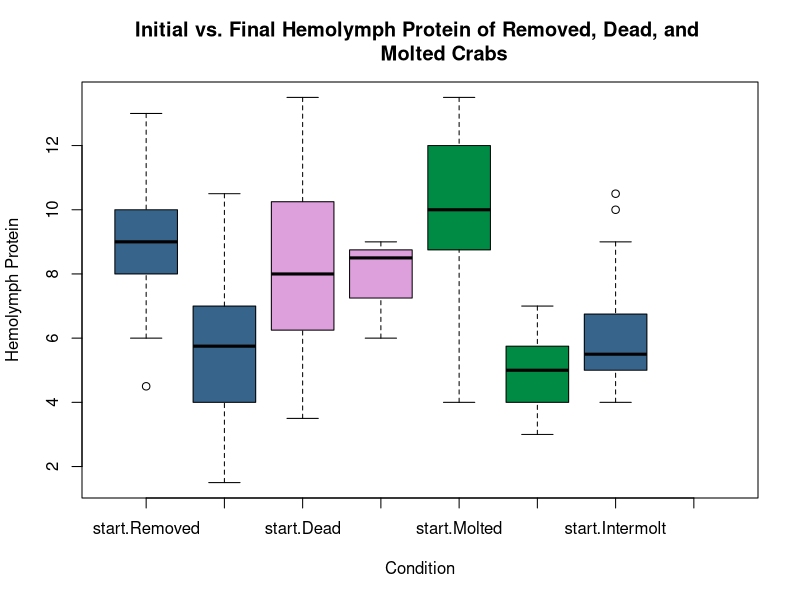
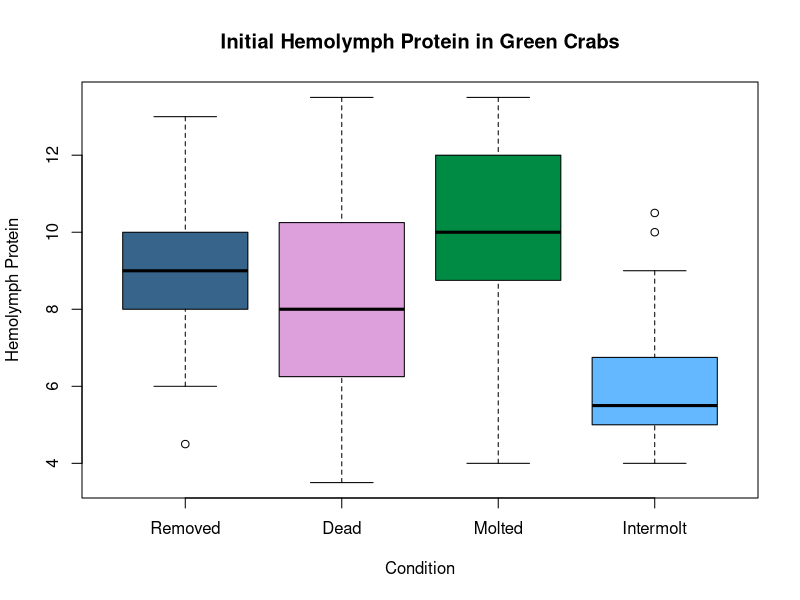
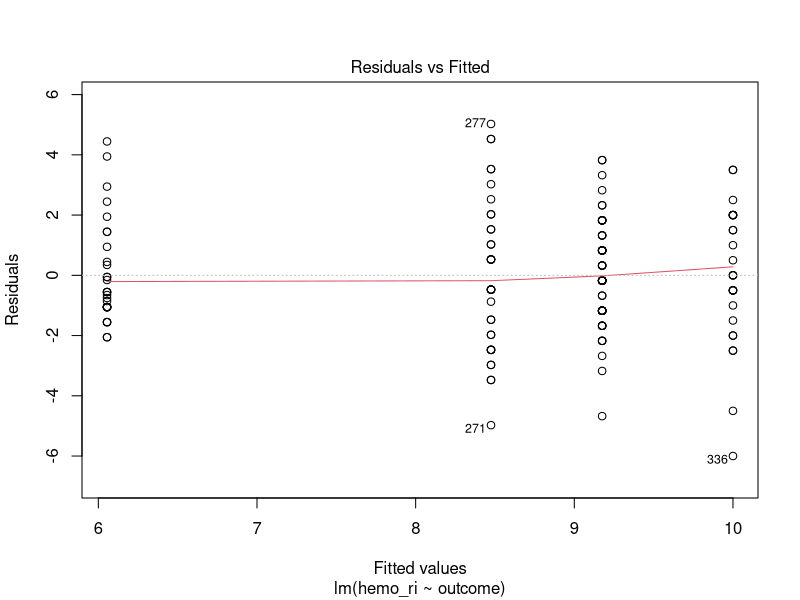
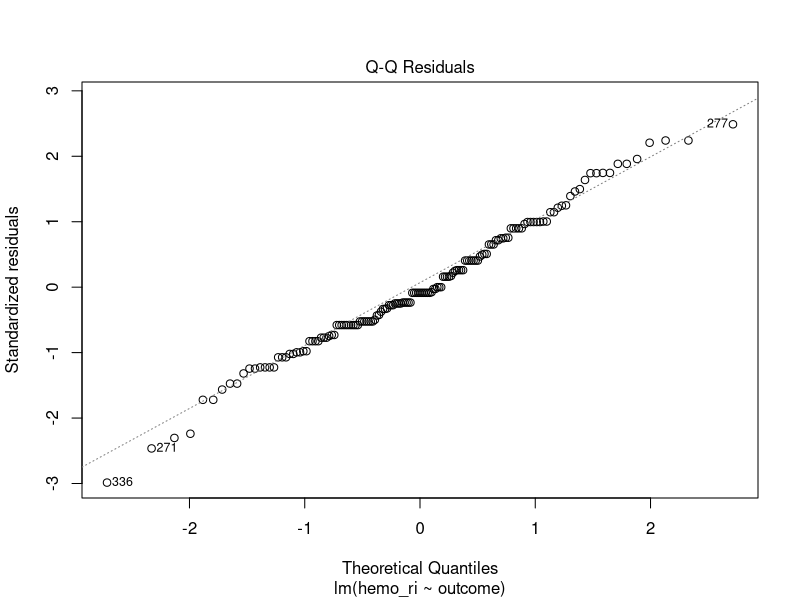
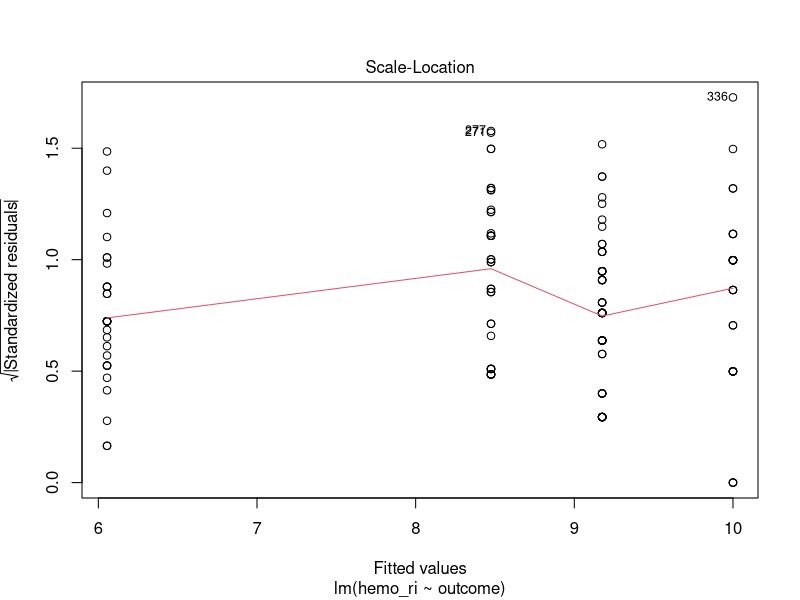
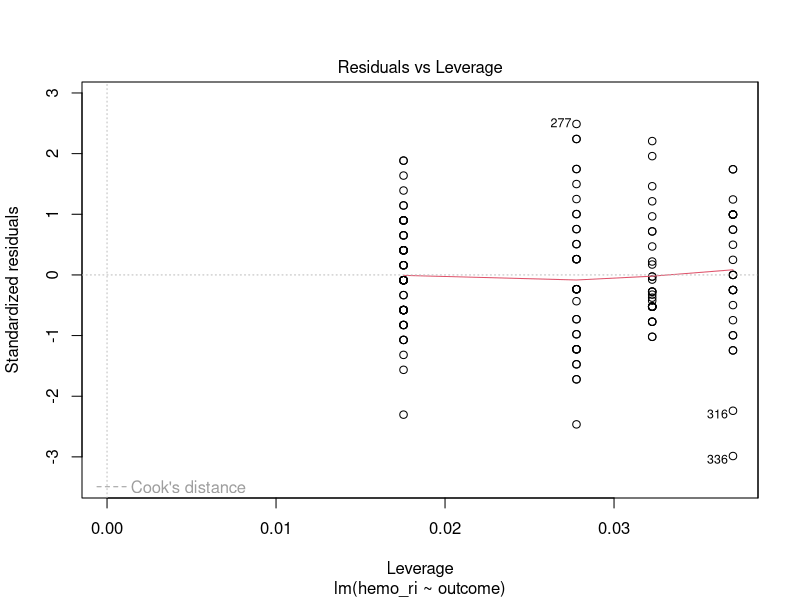
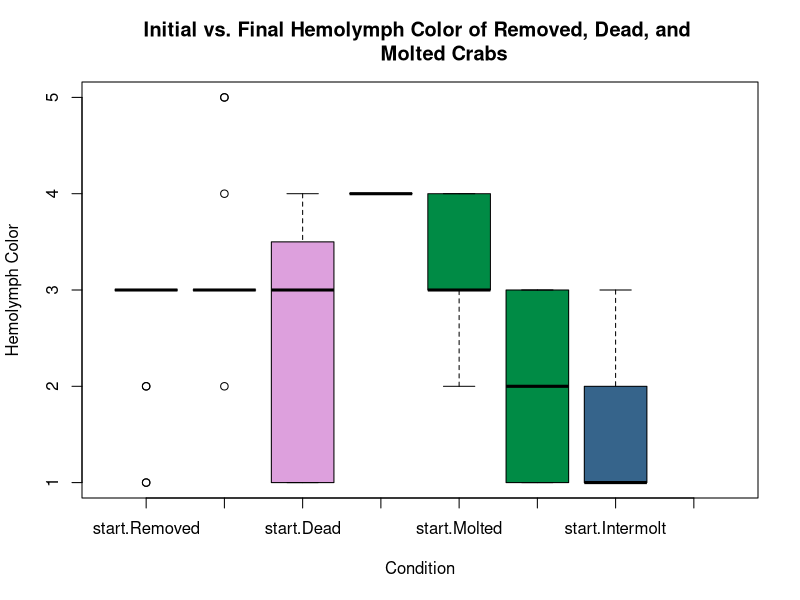
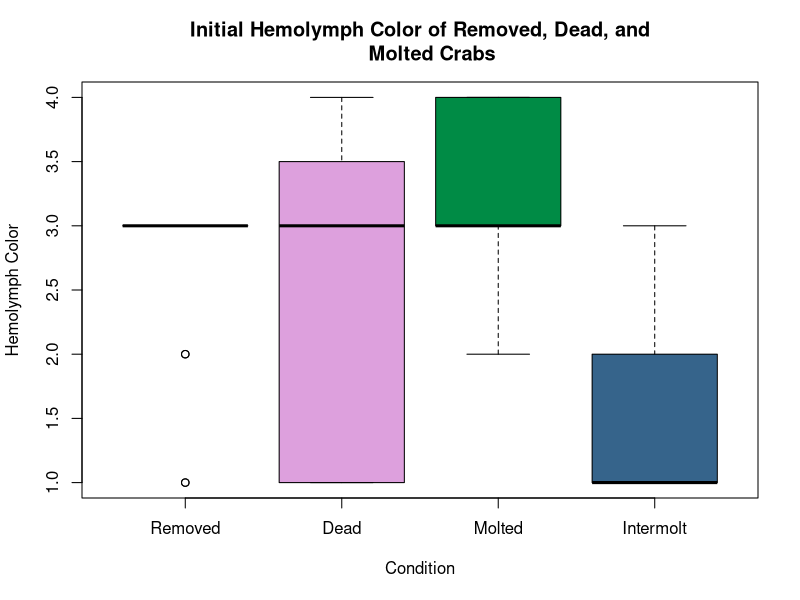

Reproduce these figures in R, in order.
## ---- chunk 1

se_dat <- read.csv("../data/se.csv")
# read in .csv


se_dat$start_end <- factor(se_dat$start_end, levels = c('start', 'end'))
se_dat$outcome <- factor(se_dat$outcome, levels = c('Removed', 'Dead',
                                                    'Molted', 'Intermolt'))
# define levels as factors for later graphing

library(ggplot2)
library(dplyr)
library(car)
# load relevant libraries
## ---- chunk 2
boxplot(hemo_ri ~ start_end:outcome, data=se_dat,
        main = 'Initial vs. Final Hemolymph Protein of Removed, Dead, and 
        Molted Crabs',
        xlab = 'Condition', ylab = 'Hemolymph Protein',
        col= c('steelblue4', 'steelblue4', 'plum', 'plum', 'springgreen4',
               'springgreen4'))

## ---- chunk 3
plot(hemo_ri ~ outcome, data=se_dat,
        main = 'Initial Hemolymph Protein in Green Crabs',
        subset = start_end == "start",
        xlab = 'Condition', ylab = 'Hemolymph Protein',
        col= c('steelblue4', 'plum', 'springgreen4', 'steelblue1'))

# visualizes data looking at different conditions of gc against intermolt
# data set; more internesting plots: look at just intermolt vs. molt
## ---- chunk 4

initial_ri_mod <- lm(hemo_ri ~ outcome, data=se_dat, 
                     subset = start_end == "start")
# builds model to evaluate hemo ri vs. crab outcome

nobs(initial_ri_mod)

plot(initial_ri_mod) # tests assumptions of normality
summary(initial_ri_mod)
anova(initial_ri_mod)
car::Anova(initial_ri_mod, type = 3)

# outcome is significantly related to hemolymph RI
## ---- chunk 5
boxplot(hemo_color ~ start_end:outcome, data=se_dat,
        main = 'Initial vs. Final Hemolymph Color of Removed, Dead, and 
        Molted Crabs',
        xlab = 'Condition', ylab = 'Hemolymph Color',
        col= c('steelblue4', 'steelblue4', 'plum', 'plum', 'springgreen4',
               'springgreen4'))

## ---- chunk 6

plot(hemo_color ~ outcome, data=se_dat, 
    main = 'Initial Hemolymph Color of Removed, Dead, and
    Molted Crabs', subset = start_end == "start",
    xlab = 'Condition', ylab = 'Hemolymph Color',
    col= c('steelblue4', 'plum', 'springgreen4'))
